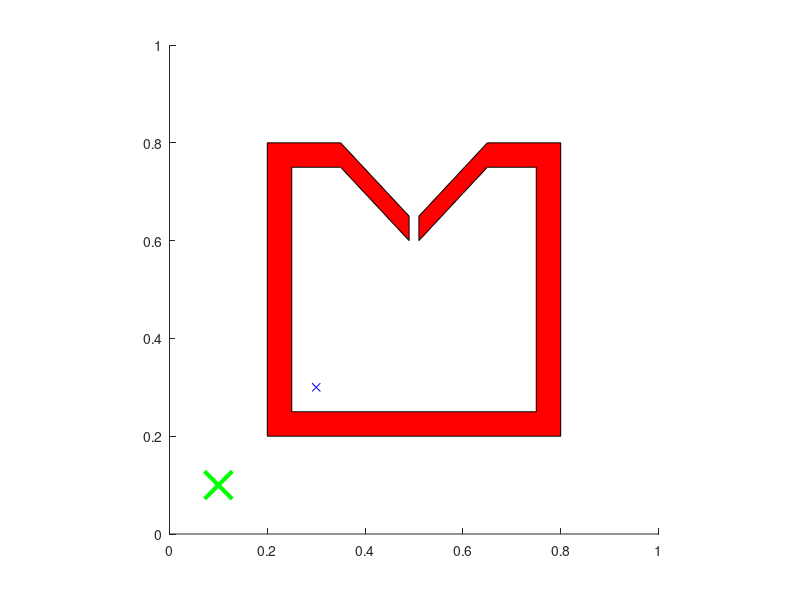

This figure's MATLAB source: (Note: this script raises an error after producing the figure.)
function rrt_bugtrap

bugtrap = [ .35 .8; .49 .65; .49 .60; .35 .75; .25 .75; .25 .25; ...
  .75 .25; .75 .75; .65 .75; .51 .60; .51 .65; .65 .8; .8 .8; .8 .2; ...
  .2 .2; .2 .8; .35 .8]';

figure(1); clf; hold on;
patch(bugtrap(1,:),bugtrap(2,:),'r');
axis equal; 
axis([0 1 0 1]);
x_goal = [.1;.1];
x_start = [.3;.3];
plot(x_start(1),x_start(2),'bx',x_goal(1),x_goal(2),'gx','MarkerSize',20,'LineWidth',3);

prob = MotionPlanningProblem(2);
prob = addConstraint(prob,FunctionHandleConstraint(0,0,2,@(x)inpolygon(x(1),x(2),bugtrap(1,:),bugtrap(2,:))));

options.figure_num = gcf;
options.max_edge_length = .1;
options.max_length_between_constraint_checks = .01;
xtraj = prob.rrt(x_start,x_goal,@uniformSamples,options);

fnplt(xtraj);

end


function xs = uniformSamples

xs = rand(2,1);

end
